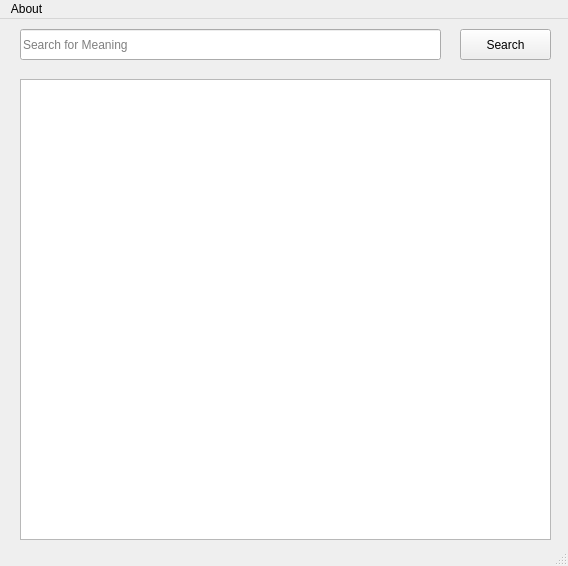
<?xml version="1.0" encoding="UTF-8"?>
<ui version="4.0">
 <class>MainWindow</class>
 <widget class="QMainWindow" name="MainWindow">
  <property name="geometry">
   <rect>
    <x>0</x>
    <y>0</y>
    <width>568</width>
    <height>566</height>
   </rect>
  </property>
  <property name="windowTitle">
   <string>MainWindow</string>
  </property>
  <property name="windowIcon">
   <iconset resource="icons/icons.qrc">
    <normaloff>:/mw2.png</normaloff>:/mw2.png</iconset>
  </property>
  <widget class="QWidget" name="centralwidget">
   <widget class="QPushButton" name="pushButton">
    <property name="geometry">
     <rect>
      <x>460</x>
      <y>10</y>
      <width>91</width>
      <height>31</height>
     </rect>
    </property>
    <property name="text">
     <string>Search</string>
    </property>
   </widget>
   <widget class="QListWidget" name="listWidget">
    <property name="geometry">
     <rect>
      <x>20</x>
      <y>60</y>
      <width>531</width>
      <height>461</height>
     </rect>
    </property>
    <property name="styleSheet">
     <string notr="true">font: 10pt &quot;MS Shell Dlg 2&quot;;</string>
    </property>
    <property name="horizontalScrollBarPolicy">
     <enum>Qt::ScrollBarAlwaysOff</enum>
    </property>
    <property name="alternatingRowColors">
     <bool>true</bool>
    </property>
   </widget>
   <widget class="QLineEdit" name="searchField">
    <property name="geometry">
     <rect>
      <x>20</x>
      <y>10</y>
      <width>421</width>
      <height>31</height>
     </rect>
    </property>
    <property name="styleSheet">
     <string notr="true">font: 12pt &quot;MS Shell Dlg 2&quot;;</string>
    </property>
    <property name="placeholderText">
     <string>Search for Meaning</string>
    </property>
   </widget>
  </widget>
  <widget class="QMenuBar" name="menubar">
   <property name="geometry">
    <rect>
     <x>0</x>
     <y>0</y>
     <width>568</width>
     <height>21</height>
    </rect>
   </property>
   <widget class="QMenu" name="menuHelp">
    <property name="title">
     <string>About</string>
    </property>
   </widget>
   <addaction name="menuHelp"/>
  </widget>
  <widget class="QStatusBar" name="statusbar"/>
 </widget>
 <resources>
  <include location="icons/icons.qrc"/>
 </resources>
 <connections/>
</ui>
